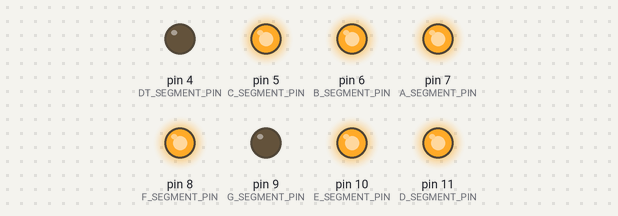
Simulated run of this sketch. Board: Arduino Uno, built with avr-gcc and run on an emulated ATmega328P. On the bench: output pins drawn as LEDs (lit = HIGH).

Above: at 0.1 s.
At 4.1 s:
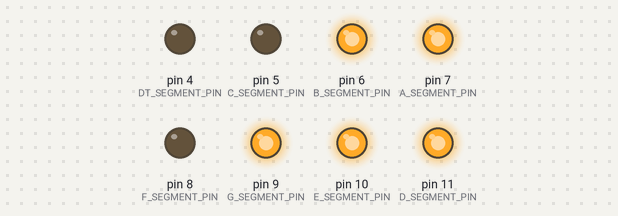
At 8.1 s:
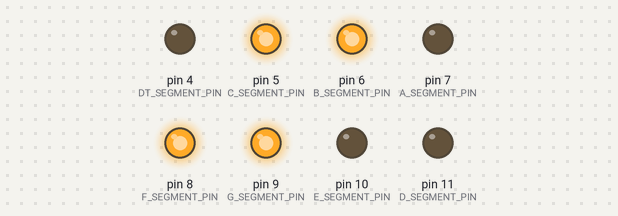
At 16.1 s:
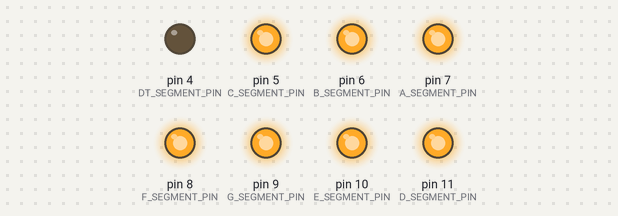
At 26.1 s:
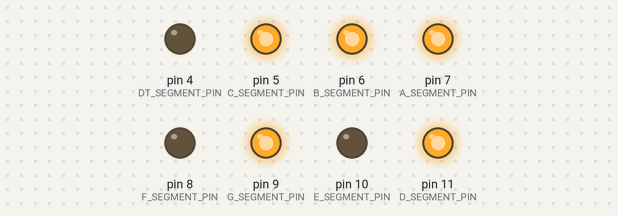
At 38.1 s:
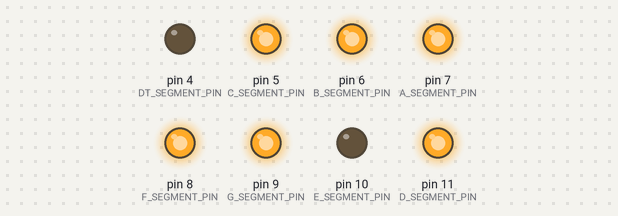
Timing chart, 0 to 39.6 s (numbered marks = the images above):
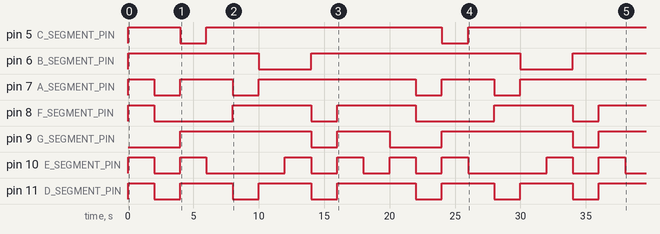

Measured:
- by itself, pin 5 (C_SEGMENT_PIN): goes HIGH 4.0 s, LOW 2.0 s, HIGH 18.0 s, LOW 2.0 s, then HIGH
- by itself, pin 6 (B_SEGMENT_PIN): goes HIGH 10.0 s, LOW 4.0 s, HIGH 16.0 s, LOW 4.0 s, then HIGH
- by itself, pin 7 (A_SEGMENT_PIN): LOW → HIGH at 0.00 s, → LOW 2.0 s later, → HIGH 2.0 s later, → LOW 4.0 s later, … (9 changes in this stretch)
- by itself, pin 8 (F_SEGMENT_PIN): LOW → HIGH at 0.00 s, → LOW 2.0 s later, → HIGH 6.0 s later, → LOW 6.0 s later, … (9 changes in this stretch)
- by itself, pin 9 (G_SEGMENT_PIN): goes HIGH 10.0 s, LOW 2.0 s, HIGH 4.0 s, LOW 4.0 s, HIGH 10.0 s, LOW 2.0 s, then HIGH
- by itself, pin 10 (E_SEGMENT_PIN): LOW → HIGH at 0.00 s, → LOW 2.0 s later, → HIGH 2.0 s later, → LOW 2.0 s later, … (16 changes in this stretch)
- by itself, pin 11 (D_SEGMENT_PIN): LOW → HIGH at 0.00 s, → LOW 2.0 s later, → HIGH 2.0 s later, → LOW 4.0 s later, … (13 changes in this stretch)

The sketch:

7segment.ino
```cpp
/**
 * estape11 2024
 */

#define A_SEGMENT_PIN 7
#define B_SEGMENT_PIN 6
#define C_SEGMENT_PIN 5
#define D_SEGMENT_PIN 11
#define E_SEGMENT_PIN 10
#define F_SEGMENT_PIN 8
#define G_SEGMENT_PIN 9
#define DT_SEGMENT_PIN 4

void displayOne(void) {
  digitalWrite(B_SEGMENT_PIN, HIGH);
  digitalWrite(C_SEGMENT_PIN, HIGH);
}

void displayTwo(void) {
  digitalWrite(A_SEGMENT_PIN, HIGH);
  digitalWrite(B_SEGMENT_PIN, HIGH);

  digitalWrite(G_SEGMENT_PIN, HIGH);
  digitalWrite(E_SEGMENT_PIN, HIGH);
  digitalWrite(D_SEGMENT_PIN, HIGH);
}

void displayThree(void) {
  digitalWrite(A_SEGMENT_PIN, HIGH);

  digitalWrite(B_SEGMENT_PIN, HIGH);

  digitalWrite(C_SEGMENT_PIN, HIGH);
  digitalWrite(D_SEGMENT_PIN, HIGH);

  digitalWrite(G_SEGMENT_PIN, HIGH);
}

void displayFour(void) {
  digitalWrite(F_SEGMENT_PIN, HIGH);
  digitalWrite(B_SEGMENT_PIN, HIGH);
  digitalWrite(G_SEGMENT_PIN, HIGH);

  digitalWrite(C_SEGMENT_PIN, HIGH);
}

void displayFive(void) {
  digitalWrite(A_SEGMENT_PIN, HIGH);
  digitalWrite(F_SEGMENT_PIN, HIGH);
  digitalWrite(G_SEGMENT_PIN, HIGH);

  digitalWrite(C_SEGMENT_PIN, HIGH);
  digitalWrite(D_SEGMENT_PIN, HIGH);
}

void displaySix(void) {
  digitalWrite(A_SEGMENT_PIN, HIGH);
  digitalWrite(F_SEGMENT_PIN, HIGH);

  digitalWrite(G_SEGMENT_PIN, HIGH);
  digitalWrite(C_SEGMENT_PIN, HIGH);
  digitalWrite(D_SEGMENT_PIN, HIGH);

  digitalWrite(E_SEGMENT_PIN, HIGH);
}

void displaySeven(void) {
  digitalWrite(A_SEGMENT_PIN, HIGH);
  digitalWrite(B_SEGMENT_PIN, HIGH);
  digitalWrite(C_SEGMENT_PIN, HIGH);
}

void displayEight(void) {
  digitalWrite(A_SEGMENT_PIN, HIGH);

  digitalWrite(B_SEGMENT_PIN, HIGH);
  digitalWrite(G_SEGMENT_PIN, HIGH);
  digitalWrite(C_SEGMENT_PIN, HIGH);

  digitalWrite(D_SEGMENT_PIN, HIGH);
  digitalWrite(E_SEGMENT_PIN, HIGH);
  digitalWrite(F_SEGMENT_PIN, HIGH);
}

void displayNine(void) {
  digitalWrite(A_SEGMENT_PIN, HIGH);
  digitalWrite(B_SEGMENT_PIN, HIGH);
  digitalWrite(G_SEGMENT_PIN, HIGH);

  digitalWrite(C_SEGMENT_PIN, HIGH);
  digitalWrite(D_SEGMENT_PIN, HIGH);
  digitalWrite(F_SEGMENT_PIN, HIGH);
}

void displayZero(void) {
  digitalWrite(A_SEGMENT_PIN, HIGH);
  digitalWrite(B_SEGMENT_PIN, HIGH);

  digitalWrite(C_SEGMENT_PIN, HIGH);
  digitalWrite(D_SEGMENT_PIN, HIGH);
  digitalWrite(E_SEGMENT_PIN, HIGH);

  digitalWrite(F_SEGMENT_PIN, HIGH);
}

void clearDisplay(void) {
  digitalWrite(A_SEGMENT_PIN, LOW);
  digitalWrite(B_SEGMENT_PIN, LOW);

  digitalWrite(G_SEGMENT_PIN, LOW);
  digitalWrite(C_SEGMENT_PIN, LOW);
  digitalWrite(D_SEGMENT_PIN, LOW);

  digitalWrite(E_SEGMENT_PIN, LOW);
  digitalWrite(F_SEGMENT_PIN, LOW);
}

void setup() {
  pinMode(A_SEGMENT_PIN, OUTPUT);
  pinMode(B_SEGMENT_PIN, OUTPUT);
  pinMode(C_SEGMENT_PIN, OUTPUT);
  pinMode(D_SEGMENT_PIN, OUTPUT);
  pinMode(E_SEGMENT_PIN, OUTPUT);
  pinMode(F_SEGMENT_PIN, OUTPUT);
  pinMode(G_SEGMENT_PIN, OUTPUT);
  pinMode(DT_SEGMENT_PIN, OUTPUT);
}

void loop() {
  clearDisplay();

  displayZero();
  delay(2000);
  clearDisplay();

  displayOne();
  delay(2000);
  clearDisplay();

  displayTwo();
  delay(2000);
  clearDisplay();

  displayThree();
  delay(2000);
  clearDisplay();

  displayFour();
  delay(2000);
  clearDisplay();

  displayFive();
  delay(2000);
  clearDisplay();

  displaySix();
  delay(2000);
  clearDisplay();

  displaySeven();
  delay(2000);
  clearDisplay();

  displayEight();
  delay(2000);
  clearDisplay();

  displayNine();
  delay(2000);
}
```
